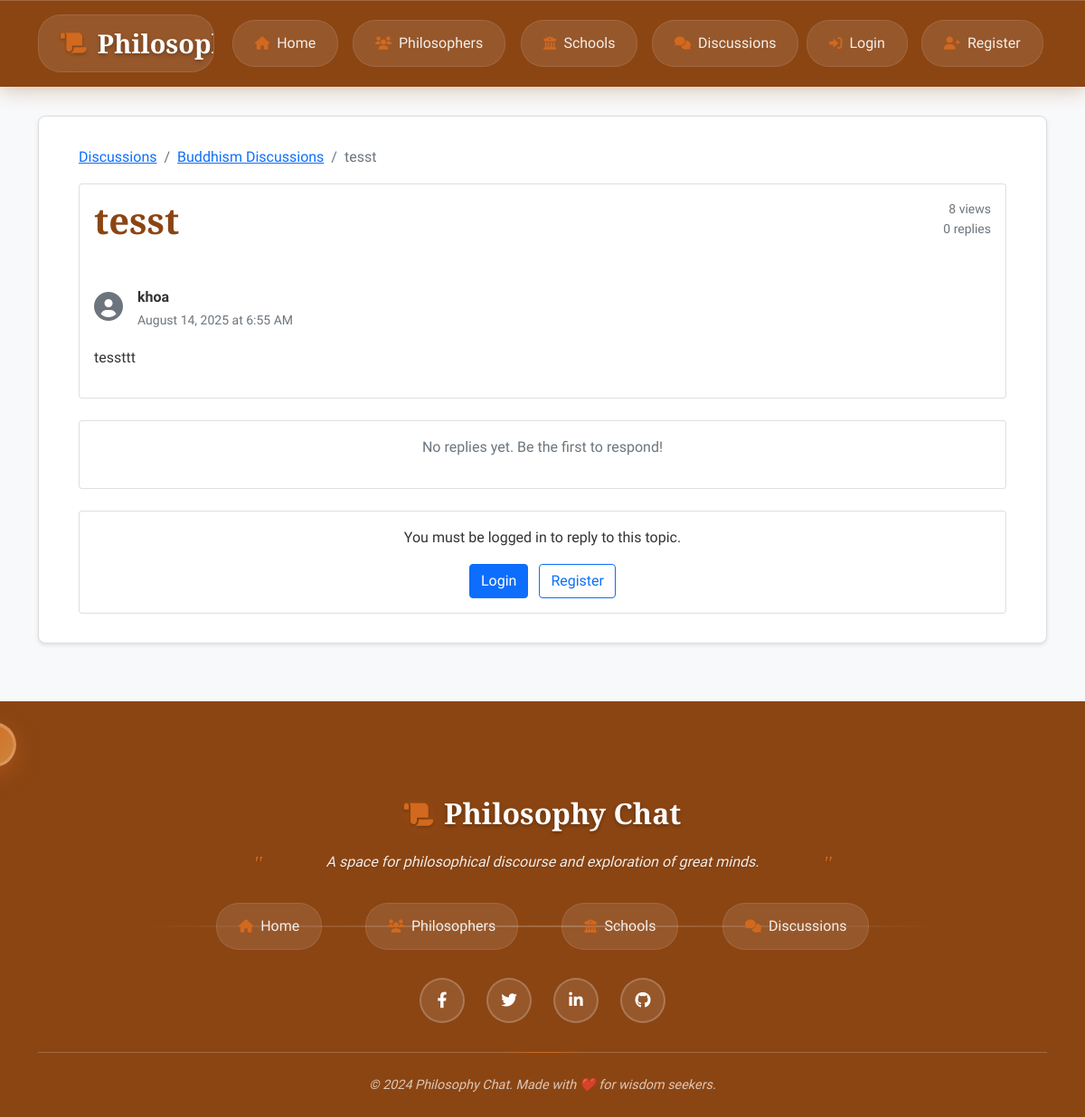
Page /discussions/topic/1/ on the committed database.
### chat/models.py (models this page shows, shortened)
class DiscussionTopic(models.Model):
    title = models.CharField(max_length=200)
    content = models.TextField()
    author = models.ForeignKey(User, on_delete=models.CASCADE)
    category = models.ForeignKey(DiscussionCategory, on_delete=models.CASCADE, related_name='topics')
    created_at = models.DateTimeField(auto_now_add=True)
    updated_at = models.DateTimeField(auto_now=True)
    is_pinned = models.BooleanField(default=False)
    is_locked = models.BooleanField(default=False)
    views = models.PositiveIntegerField(default=0)
    def get_reply_count(self):
        return self.replies.count()
    class Meta:
        ordering = ['-is_pinned', '-updated_at']

class DiscussionCategory(models.Model):
    name = models.CharField(max_length=100)
    description = models.TextField(blank=True)
    school = models.ForeignKey(PhilosophySchool, on_delete=models.CASCADE, null=True, blank=True)
    created_at = models.DateTimeField(auto_now_add=True)
    class Meta:
        ordering = ['name']
        verbose_name_plural = "Discussion Categories"

### chat/views.py (the view)
# urls.py: path('topic/<int:pk>/', views.topic_detail, name='topic_detail'),
def topic_detail(request, pk):
    topic = get_object_or_404(DiscussionTopic, pk=pk)
    topic.views += 1
    topic.save()
    replies = topic.replies.all()
    context = {
        'topic': topic,
        'replies': replies,
    }
    return render(request, 'discussions/topic_detail.html', context)

### templates/discussions/topic_detail.html (shortened to what this page needs)
{% extends 'base.html' %}
{% block content %}
<div class="container">
    <div class="row">
        <div class="col-12">
            <nav aria-label="breadcrumb">
                <ol class="breadcrumb">
                    <li class="breadcrumb-item"><a href="{% url 'discussions:home' %}">Discussions</a></li>
                    <li class="breadcrumb-item"><a href="{% url 'discussions:category_detail' topic.category.pk %}">{{ topic.category.name }}</a></li>
                    <li class="breadcrumb-item active">{{ topic.title|truncatewords:5 }}</li>
                </ol>
            </nav>
            <div class="card mb-4">
                <div class="card-body">
                    <div class="d-flex justify-content-between align-items-start mb-3">
                        <h1 class="vintage-header">
                            {{ topic.title }}
                        </h1>
                        <div class="text-muted small text-end">
                            <div>{{ topic.views }} view{{ topic.views|pluralize }}</div>
                            <div>{{ topic.get_reply_count }} repl{{ topic.get_reply_count|pluralize:"y,ies" }}</div>
                        </div>
                    </div>
                    <div class="d-flex align-items-center mb-3">
                        <div class="me-3">
                            <i class="fas fa-user-circle fa-2x text-muted"></i>
                        </div>
                        <div>
                            <strong>{{ topic.author.username }}</strong>
                            <br>
                            <small class="text-muted">{{ topic.created_at|date:"F j, Y \a\t g:i A" }}</small>
                        </div>
                    </div>
                    <div class="topic-content">
                        {{ topic.content|linebreaks }}
                    </div>
                </div>
            </div>
            {% for reply in replies %}
            <div class="card mb-3">
                <div class="card-body">
                    <div class="d-flex align-items-center mb-3">
                        <div class="me-3">
                            <i class="fas fa-user-circle fa-lg text-muted"></i>
                        </div>
                        <div>
                            <strong>{{ reply.author.username }}</strong>
                            <br>
                            <small class="text-muted">{{ reply.created_at|date:"F j, Y \a\t g:i A" }}</small>
                            {% if reply.updated_at != reply.created_at %}
                            <small class="text-muted">(edited {{ reply.updated_at|timesince }} ago)</small>
                            {% endif %}
                        </div>
                    </div>
                    <div class="reply-content">
                        {{ reply.content|linebreaks }}
                    </div>
                </div>
            </div>
            {% empty %}
            <div class="card mb-4">
                <div class="card-body text-center text-muted">
                    <p>No replies yet. Be the first to respond!</p>
                </div>
            </div>
            {% endfor %}
            {% if user.is_authenticated and not topic.is_locked %}
            <div class="card">
                <div class="card-header">
                    <h5 class="mb-0">Post a Reply</h5>
                </div>
                <div class="card-body">
                    <form method="post" action="{% url 'discussions:create_reply' topic.pk %}">
                        {% csrf_token %}
                        <div class="mb-3">
                            <label for="content" class="form-label">Your Reply</label>
                            <textarea name="content" id="content" class="form-control" rows="5"
                                      placeholder="Share your thoughts..." required></textarea>
                        </div>
                        <button type="submit" class="btn btn-primary">
                            <i class="fas fa-reply me-1"></i>Post Reply
                        </button>
                    </form>
                </div>
            </div>
            {% elif not user.is_authenticated %}
            <div class="card">
                <div class="card-body text-center">
                    <p>You must be logged in to reply to this topic.</p>
                    <a href="{% url 'login' %}" class="btn btn-primary me-2">Login</a>
                    <a href="{% url 'philosophers:register' %}" class="btn btn-outline-primary">Register</a>
                </div>
            </div>
            {% endif %}
        </div>
    </div>
</div>
{% endblock %}

### static/css/style.css (style rules this page uses)
body { background: #f8f9fa; color: #333; font-family: 'Georgia', serif; line-height: 1.6; margin: 0; padding: 0; }
.vintage-header { font-family: 'Playfair Display', serif; color: #8B4513; text-align: center; margin-bottom: 2rem; font-weight: 600; transition: color 0.3s ease; }
.text-center { text-align: center; }
.mb-4 { margin-bottom: 1rem; }

### rows in the picture
DiscussionTopic: category.name "Buddhism Discussions", title "tesst", views "8", get_reply_count "0", author.username "khoa", created_at "August 14, 2025 at 6:55 AM", content "tessttt"
